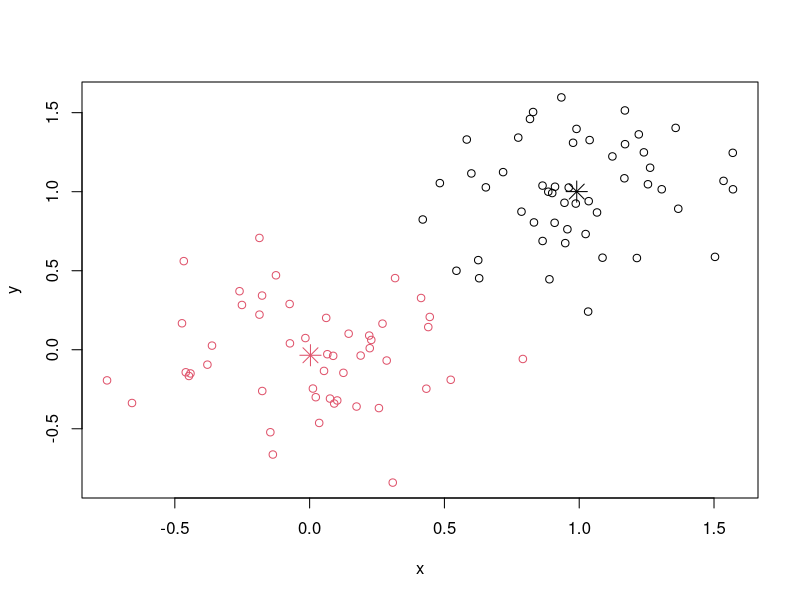
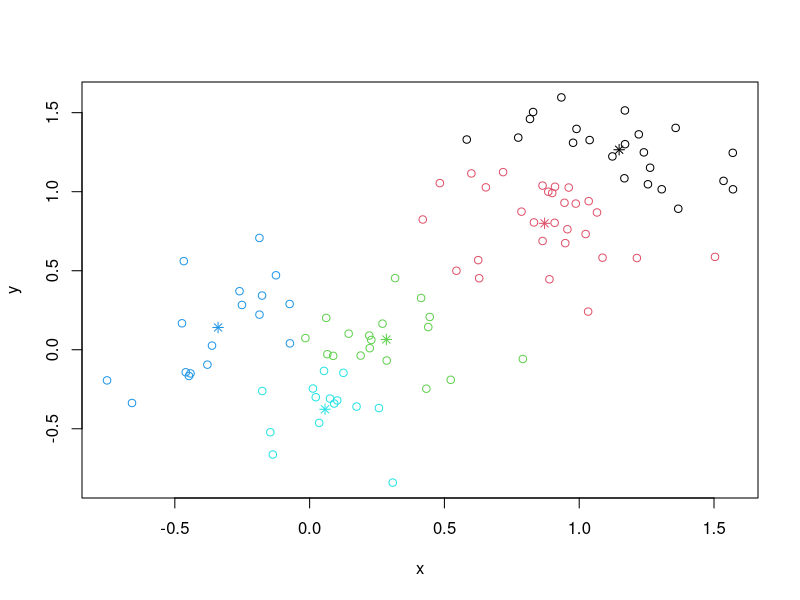

Write R code to recreate these figures, in order.
require(graphics)

# a 2-dimensional example
x <- rbind(matrix(rnorm(100, sd = 0.3), ncol = 2),
           matrix(rnorm(100, mean = 1, sd = 0.3), ncol = 2))
help('rnorm')
rnorm(100, sd = 0.3)
matrix(rnorm(100, sd = 0.3), ncol = 2)
matrix(rnorm(100, mean = 1, sd = 0.3), ncol = 2)

colnames(x) <- c("x", "y")
(cl <- kmeans(x, 2))
View(cl)
cl$cluster
cl$centers
plot(x, col = cl$cluster)
points(cl$centers, col = 1:2, pch = 8, cex = 2)

# sum of squares
ss <- function(x) sum(scale(x, scale = FALSE)^2)

## cluster centers "fitted" to each obs.:
fitted.x <- fitted(cl);  head(fitted.x)
help('fitted')
resid.x <- x - fitted(cl)

## Equalities : ----------------------------------
cbind(cl[c("betweenss", "tot.withinss", "totss")], # the same two columns
      c(ss(fitted.x), ss(resid.x),    ss(x)))

stopifnot(all.equal(cl$ totss,        ss(x)),
          all.equal(cl$ tot.withinss, ss(resid.x)),
          ## these three are the same:
          all.equal(cl$ betweenss,    ss(fitted.x)),
          all.equal(cl$ betweenss, cl$totss - cl$tot.withinss),
          ## and hence also
          all.equal(ss(x), ss(fitted.x) + ss(resid.x))
)
help('stopifnot')

kmeans(x,1)$withinss # trivial one-cluster, (its W.SS == ss(x))

## random starts do help here with too many clusters
## (and are often recommended anyway!):
(cl <- kmeans(x, 5, nstart = 25))
plot(x, col = cl$cluster)
points(cl$centers, col = 1:5, pch = 8)
